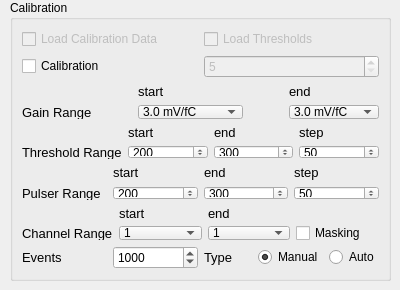
    <widget class="QWidget" name="tab">
     <attribute name="title">
      <string>Tab 1</string>
     </attribute>
     <widget class="QGroupBox" name="groupBox_9">
      <property name="geometry">
       <rect>
        <x>10</x>
        <y>0</y>
        <width>381</width>
        <height>281</height>
       </rect>
      </property>
      <property name="title">
       <string>Calibration</string>
      </property>
      <layout class="QGridLayout" name="gridLayout_8">
       <item row="2" column="0" colspan="2">
        <layout class="QGridLayout" name="gridLayout_3" columnstretch="0,0,1,0,0">
         <item row="1" column="2">
          <widget class="QComboBox" name="sg_cal_min">
           <property name="font">
            <font>
             <family>Arial</family>
             <pointsize>9</pointsize>
            </font>
           </property>
           <property name="currentIndex">
            <number>2</number>
           </property>
           <item>
            <property name="text">
             <string>0.5 mV/fC</string>
            </property>
           </item>
           <item>
            <property name="text">
             <string>1.0 mV/fC</string>
            </property>
           </item>
           <item>
            <property name="text">
             <string>3.0 mV/fC</string>
            </property>
           </item>
           <item>
            <property name="text">
             <string>4.5 mV/fC</string>
            </property>
           </item>
           <item>
            <property name="text">
             <string>6.0 mV/fC</string>
            </property>
           </item>
           <item>
            <property name="text">
             <string>9.0 mV/fC</string>
            </property>
           </item>
           <item>
            <property name="text">
             <string>12.0 mV/fC</string>
            </property>
           </item>
           <item>
            <property name="text">
             <string>16.0 mV/fC</string>
            </property>
           </item>
          </widget>
         </item>
         <item row="1" column="4">
          <widget class="QComboBox" name="sg_cal_max">
           <property name="font">
            <font>
             <family>Arial</family>
             <pointsize>9</pointsize>
            </font>
           </property>
           <property name="currentIndex">
            <number>2</number>
           </property>
           <item>
            <property name="text">
             <string>0.5 mV/fC</string>
            </property>
           </item>
           <item>
            <property name="text">
             <string>1.0 mV/fC</string>
            </property>
           </item>
           <item>
            <property name="text">
             <string>3.0 mV/fC</string>
            </property>
           </item>
           <item>
            <property name="text">
             <string>4.5 mV/fC</string>
            </property>
           </item>
           <item>
            <property name="text">
             <string>6.0 mV/fC</string>
            </property>
           </item>
           <item>
            <property name="text">
             <string>9.0 mV/fC</string>
            </property>
           </item>
           <item>
            <property name="text">
             <string>12.0 mV/fC</string>
            </property>
           </item>
           <item>
            <property name="text">
             <string>16.0 mV/fC</string>
            </property>
           </item>
          </widget>
         </item>
         <item row="1" column="0">
          <widget class="QLabel" name="label_19">
           <property name="font">
            <font>
             <pointsize>10</pointsize>
            </font>
           </property>
           <property name="text">
            <string>Gain Range</string>
           </property>
          </widget>
         </item>
         <item row="0" column="4">
          <widget class="QLabel" name="label_31">
           <property name="font">
            <font>
             <pointsize>10</pointsize>
            </font>
           </property>
           <property name="text">
            <string>end</string>
           </property>
          </widget>
         </item>
         <item row="0" column="2">
          <widget class="QLabel" name="label_30">
           <property name="font">
            <font>
             <pointsize>10</pointsize>
            </font>
           </property>
           <property name="text">
            <string>start</string>
           </property>
          </widget>
         </item>
         <item row="1" column="1">
          <spacer name="horizontalSpacer">
           <property name="orientation">
            <enum>Qt::Horizontal</enum>
           </property>
           <property name="sizeHint" stdset="0">
            <size>
             <width>40</width>
             <height>20</height>
            </size>
           </property>
          </spacer>
         </item>
         <item row="1" column="3">
          <spacer name="horizontalSpacer_2">
           <property name="orientation">
            <enum>Qt::Horizontal</enum>
           </property>
           <property name="sizeHint" stdset="0">
            <size>
             <width>40</width>
             <height>20</height>
            </size>
           </property>
          </spacer>
         </item>
        </layout>
       </item>
       <item row="3" column="0" colspan="2">
        <layout class="QGridLayout" name="gridLayout_5">
         <item row="1" column="1">
          <widget class="QSpinBox" name="sdt_cal_min">
           <property name="font">
            <font>
             <family>Arial</family>
             <pointsize>9</pointsize>
            </font>
           </property>
           <property name="maximum">
            <number>1023</number>
           </property>
           <property name="value">
            <number>200</number>
           </property>
          </widget>
         </item>
         <item row="1" column="2">
          <widget class="QSpinBox" name="sdt_cal_max">
           <property name="font">
            <font>
             <family>Arial</family>
             <pointsize>9</pointsize>
            </font>
           </property>
           <property name="maximum">
            <number>1023</number>
           </property>
           <property name="value">
            <number>300</number>
           </property>
          </widget>
         </item>
         <item row="1" column="3">
          <widget class="QSpinBox" name="sdt_cal_step">
           <property name="font">
            <font>
             <family>Arial</family>
             <pointsize>9</pointsize>
            </font>
           </property>
           <property name="maximum">
            <number>1023</number>
           </property>
           <property name="value">
            <number>50</number>
           </property>
          </widget>
         </item>
         <item row="1" column="0">
          <widget class="QLabel" name="label_26">
           <property name="font">
            <font>
             <pointsize>10</pointsize>
            </font>
           </property>
           <property name="text">
            <string>Threshold Range</string>
           </property>
          </widget>
         </item>
         <item row="0" column="3">
          <widget class="QLabel" name="label_2">
           <property name="font">
            <font>
             <pointsize>10</pointsize>
            </font>
           </property>
           <property name="text">
            <string>step</string>
           </property>
          </widget>
         </item>
         <item row="0" column="2">
          <widget class="QLabel" name="label_16">
           <property name="font">
            <font>
             <pointsize>10</pointsize>
            </font>
           </property>
           <property name="text">
            <string>end</string>
           </property>
          </widget>
         </item>
         <item row="0" column="1">
          <widget class="QLabel" name="label_20">
           <property name="font">
            <font>
             <pointsize>10</pointsize>
            </font>
           </property>
           <property name="text">
            <string>start</string>
           </property>
          </widget>
         </item>
        </layout>
       </item>
       <item row="6" column="0">
        <layout class="QHBoxLayout" name="horizontalLayout_17">
         <item>
          <widget class="QLabel" name="label_24">
           <property name="font">
            <font>
             <pointsize>10</pointsize>
            </font>
           </property>
           <property name="text">
            <string>Events</string>
           </property>
          </widget>
         </item>
         <item>
          <widget class="QSpinBox" name="evCalib">
           <property name="font">
            <font>
             <family>Arial</family>
             <pointsize>9</pointsize>
            </font>
           </property>
           <property name="maximum">
            <number>50000</number>
           </property>
           <property name="singleStep">
            <number>100</number>
           </property>
           <property name="value">
            <number>1000</number>
           </property>
          </widget>
         </item>
        </layout>
       </item>
       <item row="5" column="0" colspan="2">
        <layout class="QGridLayout" name="gridLayout_7">
         <item row="1" column="1">
          <widget class="QComboBox" name="chRange_calib_min">
           <property name="font">
            <font>
             <family>Arial</family>
             <pointsize>9</pointsize>
            </font>
           </property>
           <item>
            <property name="text">
             <string>1</string>
            </property>
           </item>
           <item>
            <property name="text">
             <string>2</string>
            </property>
           </item>
           <item>
            <property name="text">
             <string>3</string>
            </property>
           </item>
           <item>
            <property name="text">
             <string>4</string>
            </property>
           </item>
           <item>
            <property name="text">
             <string>5</string>
            </property>
           </item>
           <item>
            <property name="text">
             <string>6</string>
            </property>
           </item>
           <item>
            <property name="text">
             <string>7</string>
            </property>
           </item>
           <item>
            <property name="text">
             <string>8</string>
            </property>
           </item>
           <item>
            <property name="text">
             <string>9</string>
            </property>
           </item>
           <item>
            <property name="text">
             <string>10</string>
            </property>
           </item>
           <item>
            <property name="text">
             <string>11</string>
            </property>
           </item>
           <item>
            <property name="text">
             <string>12</string>
            </property>
           </item>
           <item>
            <property name="text">
             <string>13</string>
            </property>
           </item>
           <item>
            <property name="text">
             <string>14</string>
            </property>
           </item>
           <item>
            <property name="text">
             <string>15</string>
            </property>
           </item>
           <item>
            <property name="text">
             <string>16</string>
            </property>
           </item>
           <item>
            <property name="text">
             <string>17</string>
            </property>
           </item>
           <item>
            <property name="text">
             <string>18</string>
            </property>
           </item>
           <item>
            <property name="text">
             <string>19</string>
            </property>
           </item>
           <item>
            <property name="text">
             <string>20</string>
            </property>
           </item>
           <item>
            <property name="text">
             <string>21</string>
            </property>
           </item>
           <item>
            <property name="text">
             <string>22</string>
            </property>
           </item>
           <item>
            <property name="text">
             <string>23</string>
            </property>
           </item>
           <item>
            <property name="text">
             <string>24</string>
            </property>
           </item>
           <item>
            <property name="text">
             <string>25</string>
            </property>
           </item>
           <item>
            <property name="text">
             <string>26</string>
            </property>
           </item>
           <item>
            <property name="text">
             <string>27</string>
            </property>
           </item>
           <item>
            <property name="text">
             <string>28</string>
            </property>
           </item>
           <item>
            <property name="text">
             <string>29</string>
            </property>
           </item>
           <item>
            <property name="text">
             <string>30</string>
            </property>
           </item>
           <item>
            <property name="text">
             <string>31</string>
            </property>
           </item>
           <item>
            <property name="text">
             <string>32</string>
            </property>
           </item>
           <item>
            <property name="text">
             <string>33</string>
            </property>
           </item>
           <item>
            <property name="text">
             <string>34</string>
            </property>
           </item>
           <item>
            <property name="text">
             <string>35</string>
            </property>
           </item>
           <item>
            <property name="text">
             <string>36</string>
            </property>
           </item>
           <item>
            <property name="text">
             <string>37</string>
            </property>
           </item>
           <item>
            <property name="text">
             <string>38</string>
            </property>
           </item>
           <item>
            <property name="text">
             <string>39</string>
            </property>
           </item>
           <item>
            <property name="text">
             <string>40</string>
            </property>
           </item>
           <item>
            <property name="text">
             <string>41</string>
            </property>
           </item>
           <item>
            <property name="text">
             <string>42</string>
            </property>
           </item>
           <item>
            <property name="text">
             <string>43</string>
            </property>
           </item>
           <item>
            <property name="text">
             <string>44</string>
            </property>
           </item>
           <item>
            <property name="text">
             <string>45</string>
            </property>
           </item>
           <item>
            <property name="text">
             <string>46</string>
            </property>
           </item>
           <item>
            <property name="text">
             <string>47</string>
            </property>
           </item>
           <item>
            <property name="text">
             <string>48</string>
            </property>
           </item>
           <item>
            <property name="text">
             <string>49</string>
            </property>
           </item>
           <item>
            <property name="text">
             <string>50</string>
            </property>
           </item>
           <item>
            <property name="text">
             <string>51</string>
            </property>
           </item>
           <item>
            <property name="text">
             <string>52</string>
            </property>
           </item>
           <item>
            <property name="text">
             <string>53</string>
            </property>
           </item>
           <item>
            <property name="text">
             <string>54</string>
            </property>
           </item>
           <item>
            <property name="text">
             <string>55</string>
            </property>
           </item>
           <item>
            <property name="text">
             <string>56</string>
            </property>
           </item>
           <item>
            <property name="text">
             <string>57</string>
            </property>
           </item>
           <item>
            <property name="text">
             <string>58</string>
            </property>
           </item>
           <item>
            <property name="text">
             <string>59</string>
            </property>
           </item>
           <item>
            <property name="text">
             <string>60</string>
            </property>
           </item>
           <item>
            <property name="text">
             <string>61</string>
            </property>
           </item>
           <item>
            <property name="text">
             <string>62</string>
            </property>
           </item>
           <item>
            <property name="text">
             <string>63</string>
            </property>
           </item>
           <item>
            <property name="text">
             <string>64</string>
            </property>
           </item>
          </widget>
         </item>
         <item row="1" column="2">
          <widget class="QComboBox" name="chRange_calib_max">
           <property name="font">
            <font>
             <family>Arial</family>
             <pointsize>9</pointsize>
            </font>
           </property>
           <item>
            <property name="text">
             <string>1</string>
            </property>
           </item>
           <item>
            <property name="text">
             <string>2</string>
            </property>
           </item>
           <item>
            <property name="text">
             <string>3</string>
            </property>
           </item>
           <item>
            <property name="text">
             <string>4</string>
            </property>
           </item>
           <item>
            <property name="text">
             <string>5</string>
            </property>
           </item>
           <item>
            <property name="text">
             <string>6</string>
            </property>
           </item>
           <item>
            <property name="text">
             <string>7</string>
            </property>
           </item>
           <item>
            <property name="text">
             <string>8</string>
            </property>
           </item>
           <item>
            <property name="text">
             <string>9</string>
            </property>
           </item>
           <item>
            <property name="text">
             <string>10</string>
            </property>
           </item>
           <item>
            <property name="text">
             <string>11</string>
            </property>
           </item>
           <item>
            <property name="text">
             <string>12</string>
            </property>
           </item>
           <item>
            <property name="text">
             <string>13</string>
            </property>
           </item>
           <item>
            <property name="text">
             <string>14</string>
            </property>
           </item>
           <item>
            <property name="text">
             <string>15</string>
            </property>
           </item>
           <item>
            <property name="text">
             <string>16</string>
            </property>
           </item>
           <item>
            <property name="text">
             <string>17</string>
            </property>
           </item>
           <item>
            <property name="text">
             <string>18</string>
            </property>
           </item>
           <item>
            <property name="text">
             <string>19</string>
            </property>
           </item>
           <item>
            <property name="text">
             <string>20</string>
            </property>
           </item>
           <item>
            <property name="text">
             <string>21</string>
            </property>
           </item>
           <item>
            <property name="text">
             <string>22</string>
            </property>
           </item>
           <item>
            <property name="text">
             <string>23</string>
            </property>
           </item>
           <item>
            <property name="text">
             <string>24</string>
            </property>
           </item>
           <item>
            <property name="text">
             <string>25</string>
            </property>
           </item>
           <item>
            <property name="text">
             <string>26</string>
            </property>
           </item>
           <item>
            <property name="text">
             <string>27</string>
            </property>
           </item>
           <item>
            <property name="text">
             <string>28</string>
            </property>
           </item>
           <item>
            <property name="text">
             <string>29</string>
            </property>
           </item>
           <item>
            <property name="text">
             <string>30</string>
            </property>
           </item>
           <item>
            <property name="text">
             <string>31</string>
            </property>
           </item>
           <item>
            <property name="text">
             <string>32</string>
            </property>
           </item>
           <item>
            <property name="text">
             <string>33</string>
            </property>
           </item>
           <item>
            <property name="text">
             <string>34</string>
            </property>
           </item>
           <item>
            <property name="text">
             <string>35</string>
            </property>
           </item>
           <item>
            <property name="text">
             <string>36</string>
            </property>
           </item>
           <item>
            <property name="text">
             <string>37</string>
            </property>
           </item>
           <item>
            <property name="text">
             <string>38</string>
            </property>
           </item>
           <item>
            <property name="text">
             <string>39</string>
            </property>
           </item>
           <item>
            <property name="text">
             <string>40</string>
            </property>
           </item>
           <item>
            <property name="text">
             <string>41</string>
            </property>
           </item>
           <item>
            <property name="text">
             <string>42</string>
            </property>
           </item>
           <item>
            <property name="text">
             <string>43</string>
            </property>
           </item>
           <item>
            <property name="text">
             <string>44</string>
            </property>
           </item>
           <item>
            <property name="text">
             <string>45</string>
            </property>
           </item>
           <item>
            <property name="text">
             <string>46</string>
            </property>
           </item>
           <item>
            <property name="text">
             <string>47</string>
            </property>
           </item>
           <item>
            <property name="text">
             <string>48</string>
            </property>
           </item>
           <item>
            <property name="text">
             <string>49</string>
            </property>
           </item>
           <item>
            <property name="text">
             <string>50</string>
            </property>
           </item>
           <item>
            <property name="text">
             <string>51</string>
            </property>
           </item>
           <item>
            <property name="text">
             <string>52</string>
            </property>
           </item>
           <item>
            <property name="text">
             <string>53</string>
            </property>
           </item>
           <item>
            <property name="text">
             <string>54</string>
            </property>
           </item>
           <item>
            <property name="text">
             <string>55</string>
            </property>
           </item>
           <item>
            <property name="text">
             <string>56</string>
            </property>
           </item>
           <item>
            <property name="text">
             <string>57</string>
            </property>
           </item>
           <item>
            <property name="text">
             <string>58</string>
            </property>
           </item>
           <item>
            <property name="text">
             <string>59</string>
            </property>
           </item>
           <item>
            <property name="text">
             <string>60</string>
            </property>
           </item>
           <item>
            <property name="text">
             <string>61</string>
            </property>
           </item>
           <item>
            <property name="text">
             <string>62</string>
            </property>
           </item>
           <item>
            <property name="text">
             <string>63</string>
            </property>
           </item>
           <item>
            <property name="text">
             <string>64</string>
            </property>
           </item>
          </widget>
         </item>
         <item row="1" column="3">
          <widget class="QCheckBox" name="masking_calib">
           <property name="font">
            <font>
             <pointsize>9</pointsize>
            </font>
           </property>
           <property name="text">
            <string>Masking</string>
           </property>
          </widget>
         </item>
         <item row="1" column="0">
          <widget class="QLabel" name="label_27">
           <property name="font">
            <font>
             <pointsize>10</pointsize>
            </font>
           </property>
           <property name="text">
            <string>Channel Range</string>
           </property>
          </widget>
         </item>
         <item row="0" column="1">
          <widget class="QLabel" name="label_28">
           <property name="font">
            <font>
             <pointsize>10</pointsize>
            </font>
           </property>
           <property name="text">
            <string>start</string>
           </property>
          </widget>
         </item>
         <item row="0" column="2">
          <widget class="QLabel" name="label_29">
           <property name="font">
            <font>
             <pointsize>10</pointsize>
            </font>
           </property>
           <property name="text">
            <string>end</string>
           </property>
          </widget>
         </item>
        </layout>
       </item>
       <item row="1" column="0">
        <widget class="QCheckBox" name="calibration">
         <property name="font">
          <font>
           <family>Arial</family>
           <pointsize>9</pointsize>
          </font>
         </property>
         <property name="text">
          <string>Calibration</string>
         </property>
        </widget>
       </item>
       <item row="0" column="1">
        <widget class="QCheckBox" name="loadThrCB">
         <property name="enabled">
          <bool>false</bool>
         </property>
         <property name="text">
          <string>Load Thresholds</string>
         </property>
        </widget>
       </item>
       <item row="6" column="1">
        <layout class="QHBoxLayout" name="horizontalLayout_18">
         <item>
          <widget class="QLabel" name="label_32">
           <property name="font">
            <font>
             <pointsize>10</pointsize>
            </font>
           </property>
           <property name="text">
            <string>Type</string>
           </property>
          </widget>
         </item>
         <item>
          <widget class="QRadioButton" name="manCalib">
           <property name="font">
            <font>
             <pointsize>9</pointsize>
            </font>
           </property>
           <property name="text">
            <string>Manual</string>
           </property>
           <property name="checked">
            <bool>true</bool>
           </property>
          </widget>
         </item>
         <item>
          <widget class="QRadioButton" name="autoCalib">
           <property name="font">
            <font>
             <pointsize>9</pointsize>
            </font>
           </property>
           <property name="text">
            <string>Auto</string>
           </property>
          </widget>
         </item>
        </layout>
       </item>
       <item row="4" column="0" colspan="2">
        <layout class="QGridLayout" name="gridLayout_6">
         <item row="1" column="2">
          <widget class="QSpinBox" name="sdp_cal_max">
           <property name="font">
            <font>
             <family>Arial</family>
             <pointsize>9</pointsize>
            </font>
           </property>
           <property name="maximum">
            <number>1023</number>
           </property>
           <property name="value">
            <number>300</number>
           </property>
          </widget>
         </item>
         <item row="1" column="0">
          <widget class="QLabel" name="label_25">
           <property name="font">
            <font>
             <pointsize>10</pointsize>
            </font>
           </property>
           <property name="text">
            <string>Pulser Range</string>
           </property>
          </widget>
         </item>
         <item row="1" column="1">
          <widget class="QSpinBox" name="sdp_cal_min">
           <property name="font">
            <font>
             <family>Arial</family>
             <pointsize>9</pointsize>
            </font>
           </property>
           <property name="maximum">
            <number>1023</number>
           </property>
           <property name="value">
            <number>200</number>
           </property>
          </widget>
         </item>
         <item row="1" column="3">
          <widget class="QSpinBox" name="sdp_cal_step">
           <property name="font">
            <font>
             <family>Arial</family>
             <pointsize>9</pointsize>
            </font>
           </property>
           <property name="maximum">
            <number>1023</number>
           </property>
           <property name="value">
            <number>50</number>
           </property>
          </widget>
         </item>
         <item row="0" column="1">
          <widget class="QLabel" name="label_21">
           <property name="font">
            <font>
             <pointsize>10</pointsize>
            </font>
           </property>
           <property name="text">
            <string>start</string>
           </property>
          </widget>
         </item>
         <item row="0" column="2">
          <widget class="QLabel" name="label_22">
           <property name="font">
            <font>
             <pointsize>10</pointsize>
            </font>
           </property>
           <property name="text">
            <string>end</string>
           </property>
          </widget>
         </item>
         <item row="0" column="3">
          <widget class="QLabel" name="label_23">
           <property name="font">
            <font>
             <pointsize>10</pointsize>
            </font>
           </property>
           <property name="text">
            <string>step</string>
           </property>
          </widget>
         </item>
        </layout>
       </item>
       <item row="0" column="0">
        <widget class="QCheckBox" name="loadCalibDataCB">
         <property name="enabled">
          <bool>false</bool>
         </property>
         <property name="text">
          <string>Load Calibration Data</string>
         </property>
        </widget>
       </item>
       <item row="1" column="1">
        <widget class="QSpinBox" name="abovePed">
         <property name="enabled">
          <bool>false</bool>
         </property>
         <property name="font">
          <font>
           <family>Arial</family>
           <pointsize>9</pointsize>
          </font>
         </property>
         <property name="minimum">
          <number>5</number>
         </property>
         <property name="maximum">
          <number>25</number>
         </property>
         <property name="singleStep">
          <number>5</number>
         </property>
         <property name="value">
          <number>5</number>
         </property>
        </widget>
       </item>
      </layout>
     </widget>
     <zorder>groupBox_9</zorder>
     <zorder></zorder>
     <zorder></zorder>
    </widget>
